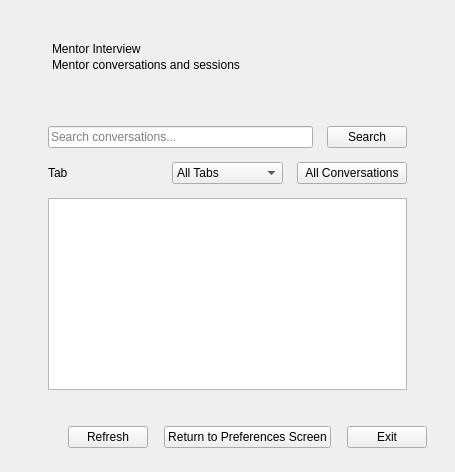
<?xml version="1.0" encoding="UTF-8"?>
<ui version="4.0">
 <class>MentorInterviewPage</class>
 <widget class="QWidget" name="pageRoot">
  <property name="windowTitle"><string>CRM Capstone - Mentor Interview</string></property>
  <layout class="QVBoxLayout" name="rootLayout">
   <property name="leftMargin"><number>28</number></property>
   <property name="topMargin"><number>24</number></property>
   <property name="rightMargin"><number>28</number></property>
   <property name="bottomMargin"><number>24</number></property>
   <property name="spacing"><number>16</number></property>
   <item>
    <widget class="QFrame" name="headerBar">
     <layout class="QVBoxLayout" name="headerLayout">
      <property name="leftMargin"><number>24</number></property>
      <property name="topMargin"><number>18</number></property>
      <property name="rightMargin"><number>24</number></property>
      <property name="bottomMargin"><number>18</number></property>
      <property name="spacing"><number>2</number></property>
      <item><widget class="QLabel" name="headerTitle"><property name="text"><string>Mentor Interview</string></property></widget></item>
      <item><widget class="QLabel" name="headerSub"><property name="text"><string>Mentor conversations and sessions</string></property></widget></item>
     </layout>
    </widget>
   </item>
   <item>
    <widget class="QFrame" name="card">
     <layout class="QVBoxLayout" name="cardLayout">
      <property name="leftMargin"><number>20</number></property>
      <property name="topMargin"><number>20</number></property>
      <property name="rightMargin"><number>20</number></property>
      <property name="bottomMargin"><number>20</number></property>
      <property name="spacing"><number>14</number></property>
      <item>
       <layout class="QHBoxLayout" name="searchRow">
        <item><widget class="QLineEdit" name="inputSearch"><property name="placeholderText"><string>Search conversations...</string></property></widget></item>
        <item><widget class="QPushButton" name="btnSearch"><property name="text"><string>Search</string></property></widget></item>
       </layout>
      </item>
      <item>
       <layout class="QHBoxLayout" name="filterRow">
        <item><widget class="QLabel" name="labelFilter"><property name="text"><string>Tab</string></property></widget></item>
        <item><widget class="QComboBox" name="comboTabs">
         <item><property name="text"><string>All Tabs</string></property></item>
        </widget></item>
        <item><widget class="QPushButton" name="btnAllConversations"><property name="text"><string>All Conversations</string></property></widget></item>
       </layout>
      </item>
      <item>
       <widget class="QTableWidget" name="tableConversations">
        <property name="styleSheet"><string>QHeaderView::section { background-color: #22535F; color: #FFFFFF; font-weight: 700; font-size: 12px; padding: 10px 12px; border: none; border-right: 2px solid #C5E1E8; border-bottom: 3px solid #3F8FA0; }</string></property>
        <property name="alternatingRowColors"><bool>true</bool></property>
        <attribute name="horizontalHeaderStretchLastSection"><bool>false</bool></attribute>
        <attribute name="horizontalHeaderDefaultSectionSize"><number>180</number></attribute>
        <attribute name="horizontalHeaderMinimumSectionSize"><number>130</number></attribute>
        <attribute name="horizontalHeaderHighlightSections"><bool>false</bool></attribute>
        <attribute name="verticalHeaderVisible"><bool>false</bool></attribute>
       </widget>
      </item>
     </layout>
    </widget>
   </item>
   <item>
    <layout class="QHBoxLayout" name="footerRow">
     <item><spacer name="footerSpacer"><property name="orientation"><enum>Qt::Orientation::Horizontal</enum></property><property name="sizeHint" stdset="0"><size><width>40</width><height>20</height></size></property></spacer></item>
     <item><widget class="QPushButton" name="btnRefresh"><property name="text"><string>Refresh</string></property></widget></item>
     <item><widget class="QPushButton" name="btnReturn"><property name="text"><string>Return to Preferences Screen</string></property></widget></item>
     <item><widget class="QPushButton" name="btnExit"><property name="text"><string>Exit</string></property></widget></item>
    </layout>
   </item>
  </layout>
 </widget>
 <resources/>
 <connections/>
</ui>
